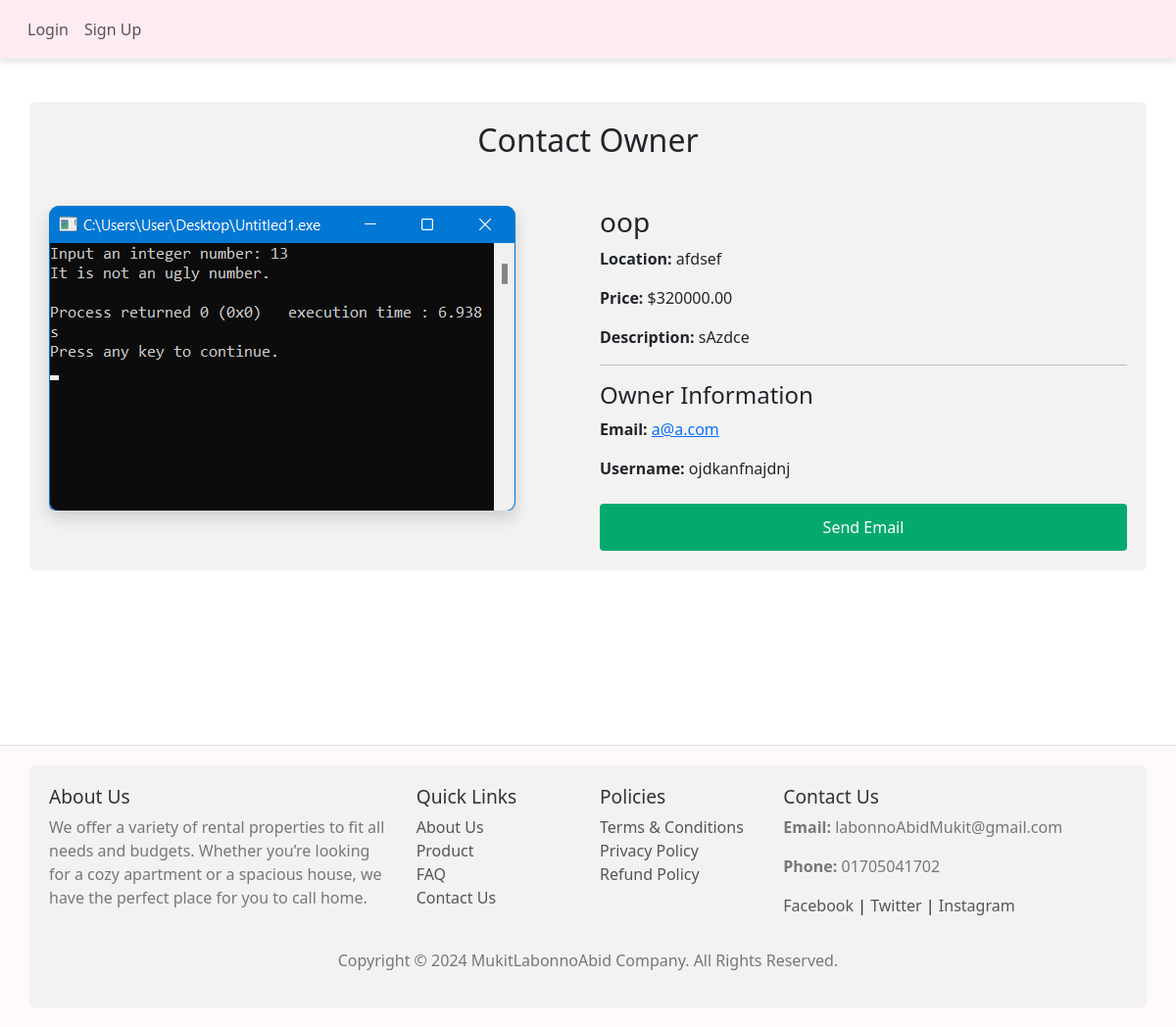
The app's page /houses/houses/2/contact/, older data.
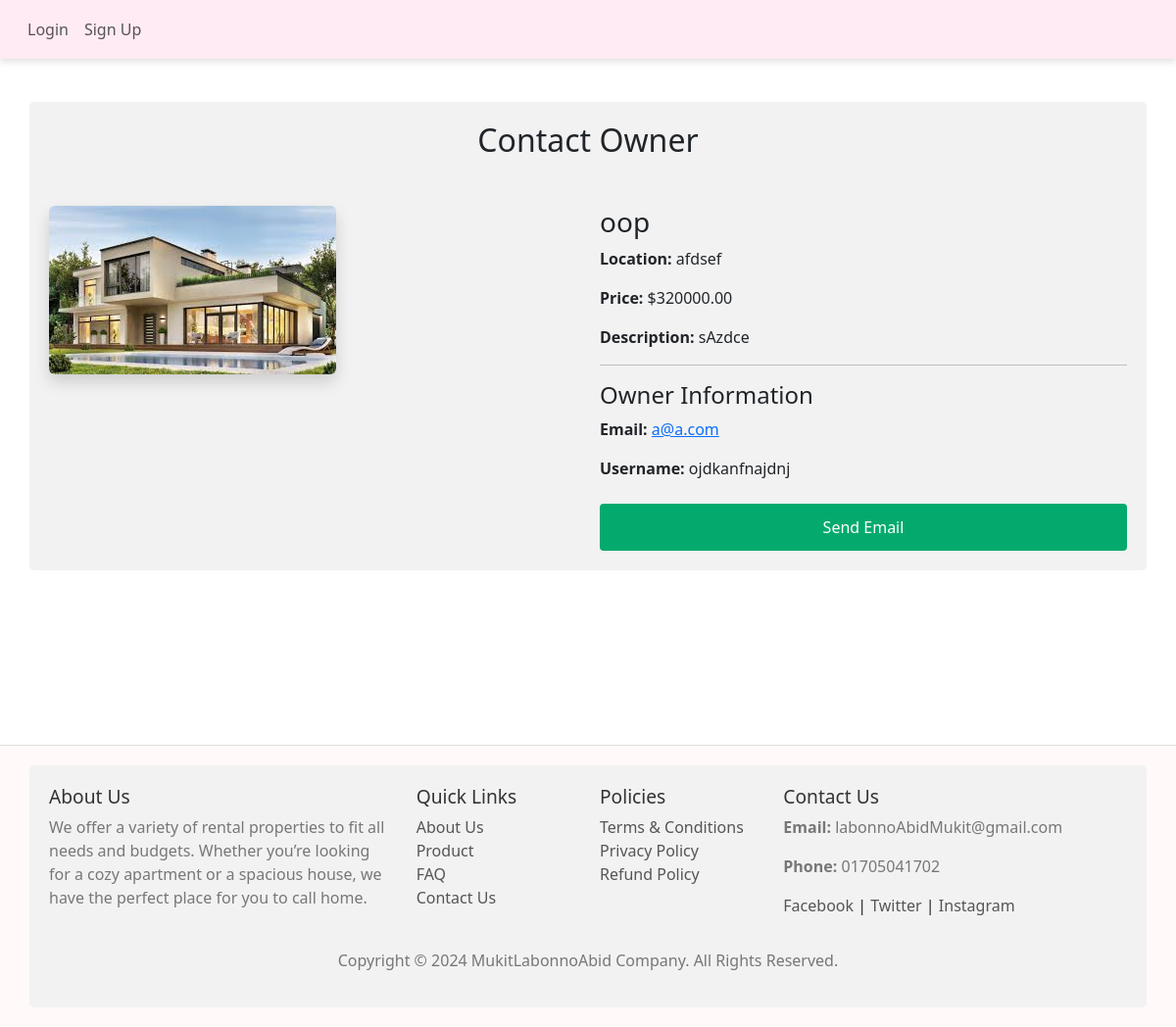
The same page, newer data.
### houses/models.py (models this page shows, shortened)
class House(models.Model):
    owner = models.ForeignKey(User, on_delete=models.CASCADE, related_name='houses')
    title = models.CharField(max_length=100)
    description = models.TextField()
    area = models.CharField(max_length=50)
    address = models.CharField(max_length=200)
    price = models.DecimalField(max_digits=10, decimal_places=2)
    image = models.ImageField(upload_to='house_images/')

### houses/views.py (the view)
# urls.py: path('houses/<int:pk>/contact/', views.contact_owner, name='contact_owner'),
def contact_owner(request, pk):
    house = get_object_or_404(House, pk=pk)
    owner = house.owner  # Assuming 'owner' is the ForeignKey field in House model linking to User
    context = {
        'house': house,
        'owner': owner,
    }
    return render(request, 'house/contact.html', context)

### template/house/contact.html (shortened to what this page needs)
{% extends 'base.html' %}
{% load static %}
{% block content %}
<div class="content-wrapper pb-5 mt-5">
    <div class="container">
        <h2 class="text-center mb-5">Contact Owner</h2>
        <div class="row">
            <div class="col-md-6">
                {% if house.image %}
                <img src="{{ house.image.url }}" alt="{{ house.title }}" class="img-fluid rounded shadow">
                {% else %}
                <img src="{% static 'Images/default-house.jpg' %}" alt="Default House" class="img-fluid rounded shadow">
                {% endif %}
            </div>
            <div class="col-md-6">
                <h3>{{ house.title }}</h3>
                <p><strong>Location:</strong> {{ house.area }}</p>
                <p><strong>Price:</strong> ${{ house.price }}</p>
                <p><strong>Description:</strong> {{ house.description }}</p>
                <hr>
                <h4>Owner Information</h4>
                <p><strong>Email:</strong> <a href="mailto:{{ owner.email }}">{{ owner.email }}</a></p>
                <p><strong>Username:</strong> {{ owner.username }}</p>
                <div class="mt-4">
                    <a href="mailto:{{ owner.email }}" class="btn btn-primary">Send Email</a>
                </div>
            </div>
        </div>
    </div>
</div>
{% endblock %}

Row changes from the older to the newer data that the page shows:
changed House "oop": image: a different picture
